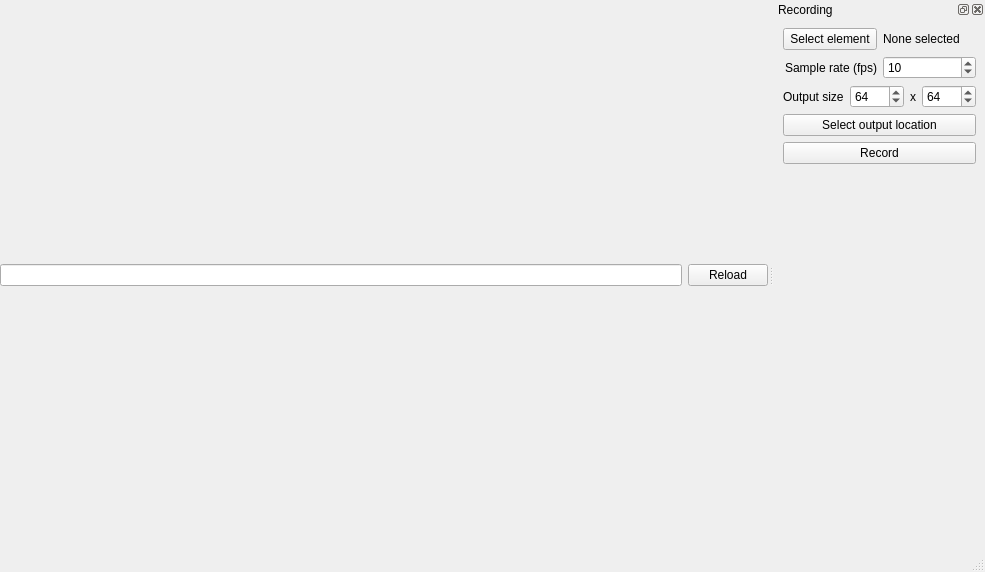
<?xml version="1.0" encoding="UTF-8"?>
<ui version="4.0">
 <class>AppMainWindow</class>
 <widget class="QMainWindow" name="AppMainWindow">
  <property name="geometry">
   <rect>
    <x>0</x>
    <y>0</y>
    <width>985</width>
    <height>572</height>
   </rect>
  </property>
  <property name="acceptDrops">
   <bool>false</bool>
  </property>
  <property name="windowTitle">
   <string>Canvagif</string>
  </property>
  <property name="iconSize">
   <size>
    <width>32</width>
    <height>32</height>
   </size>
  </property>
  <widget class="QWidget" name="centralwidget">
   <property name="acceptDrops">
    <bool>false</bool>
   </property>
   <layout class="QGridLayout" name="gridLayout">
    <property name="margin">
     <number>0</number>
    </property>
    <item row="1" column="0">
     <layout class="QHBoxLayout" name="horizontalLayout">
      <property name="sizeConstraint">
       <enum>QLayout::SetFixedSize</enum>
      </property>
      <item>
       <widget class="QLineEdit" name="txtUrl"/>
      </item>
      <item>
       <widget class="QPushButton" name="butReload">
        <property name="text">
         <string>Reload</string>
        </property>
       </widget>
      </item>
     </layout>
    </item>
   </layout>
  </widget>
  <widget class="QStatusBar" name="statusbar"/>
  <widget class="QDockWidget" name="canvagifDockWidget">
   <property name="windowTitle">
    <string>Recording</string>
   </property>
   <attribute name="dockWidgetArea">
    <number>2</number>
   </attribute>
   <widget class="QWidget" name="dockWidgetContents">
    <layout class="QVBoxLayout" name="verticalLayout_2">
     <item>
      <layout class="QVBoxLayout" name="verticalLayout">
       <item>
        <layout class="QHBoxLayout" name="horizontalLayout_2">
         <property name="sizeConstraint">
          <enum>QLayout::SetFixedSize</enum>
         </property>
         <item>
          <widget class="QPushButton" name="butSelect">
           <property name="text">
            <string>Select element</string>
           </property>
           <property name="checkable">
            <bool>true</bool>
           </property>
          </widget>
         </item>
         <item>
          <widget class="QLabel" name="lblSelected">
           <property name="sizePolicy">
            <sizepolicy hsizetype="Preferred" vsizetype="Fixed">
             <horstretch>0</horstretch>
             <verstretch>0</verstretch>
            </sizepolicy>
           </property>
           <property name="text">
            <string>None selected</string>
           </property>
          </widget>
         </item>
        </layout>
       </item>
       <item>
        <layout class="QHBoxLayout" name="horizontalLayout_3">
         <item>
          <widget class="QLabel" name="label">
           <property name="text">
            <string>Sample rate (fps)</string>
           </property>
           <property name="alignment">
            <set>Qt::AlignRight|Qt::AlignTrailing|Qt::AlignVCenter</set>
           </property>
          </widget>
         </item>
         <item>
          <widget class="QSpinBox" name="spinFps">
           <property name="minimum">
            <number>1</number>
           </property>
           <property name="value">
            <number>10</number>
           </property>
          </widget>
         </item>
        </layout>
       </item>
       <item>
        <layout class="QHBoxLayout" name="horizontalLayout_4">
         <item>
          <widget class="QLabel" name="label_2">
           <property name="text">
            <string>Output size</string>
           </property>
          </widget>
         </item>
         <item>
          <widget class="QSpinBox" name="spinOutWidth">
           <property name="maximum">
            <number>1024</number>
           </property>
           <property name="value">
            <number>64</number>
           </property>
          </widget>
         </item>
         <item>
          <widget class="QLabel" name="label_3">
           <property name="sizePolicy">
            <sizepolicy hsizetype="Fixed" vsizetype="Preferred">
             <horstretch>0</horstretch>
             <verstretch>0</verstretch>
            </sizepolicy>
           </property>
           <property name="text">
            <string>x</string>
           </property>
          </widget>
         </item>
         <item>
          <widget class="QSpinBox" name="spinOutHeight">
           <property name="maximum">
            <number>1024</number>
           </property>
           <property name="value">
            <number>64</number>
           </property>
          </widget>
         </item>
        </layout>
       </item>
       <item>
        <widget class="QPushButton" name="butSelectOutputLocation">
         <property name="text">
          <string>Select output location</string>
         </property>
        </widget>
       </item>
       <item>
        <widget class="QPushButton" name="butRecord">
         <property name="text">
          <string>Record</string>
         </property>
         <property name="checkable">
          <bool>true</bool>
         </property>
        </widget>
       </item>
       <item>
        <spacer name="verticalSpacer">
         <property name="orientation">
          <enum>Qt::Vertical</enum>
         </property>
         <property name="sizeHint" stdset="0">
          <size>
           <width>20</width>
           <height>40</height>
          </size>
         </property>
        </spacer>
       </item>
      </layout>
     </item>
    </layout>
   </widget>
  </widget>
 </widget>
 <resources/>
 <connections/>
</ui>
